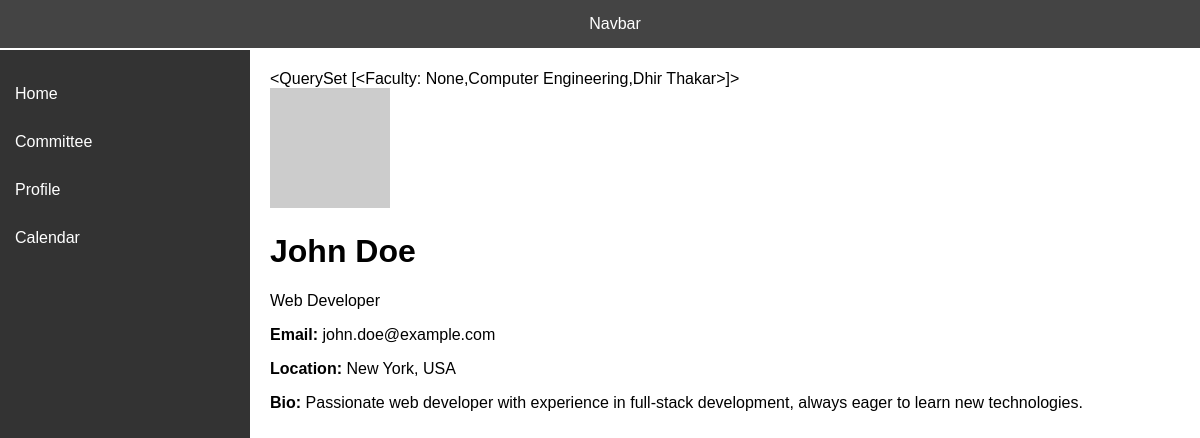
Before: /faculty/profile (signed in) with the older database file.
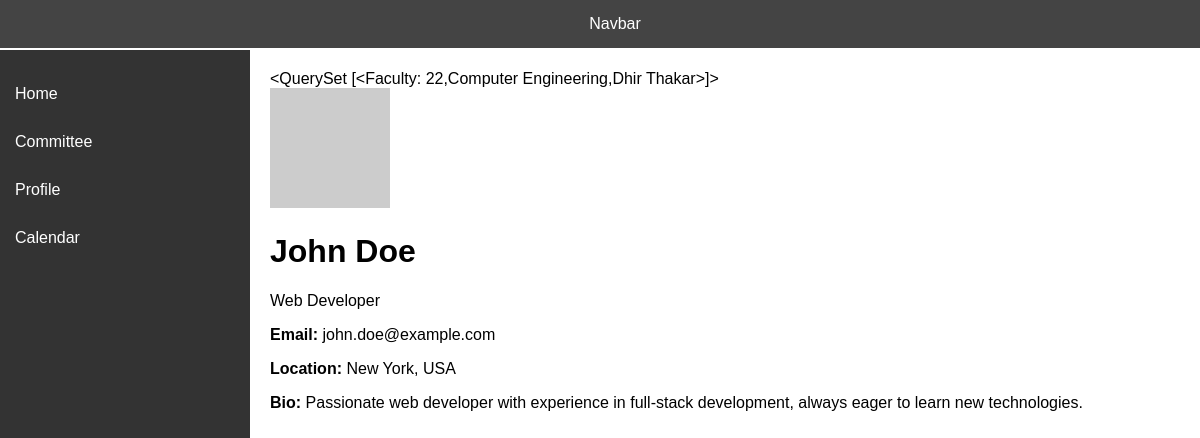
After: the same page with the newer database file.
### faculty/models.py (models this page shows, shortened)
class Faculty(models.Model):
    id = models.OneToOneField(UserProfile, on_delete=models.CASCADE, primary_key=True)
    department = models.CharField(max_length=100)
    designation = models.CharField(max_length=100,null=True,blank=True)
    locked_dates = models.JSONField(null=True,blank=True)
    permissions = models.JSONField(default=list,null=True,blank=True)
    def __str__(self):
        return f"{self.id.ssv_id},{self.department},{self.id.full_name}"

### Login/models.py (models this page shows, shortened)
class UserProfile(models.Model):
    ROLE_CHOICES = (
        ('faculty', 'Faculty'),
        ('core_member', 'Core Member'),
        ('member', 'Member'),
        ('non_participating', 'Non Participating')
    )
    id = models.OneToOneField(settings.AUTH_USER_MODEL, on_delete=models.CASCADE, primary_key=True)
    ssv_id = models.IntegerField(null=True, blank=True, unique=True)  # New field
    full_name = models.CharField(max_length=255)
    role = models.CharField(max_length=20, choices=ROLE_CHOICES,default='non_participating')
    profile_picture = models.ImageField(upload_to='profile_pics/', default='profile_pics/default.jpg',null=True, blank=True)
    created_at = models.DateTimeField(auto_now_add=True)
    updated_at = models.DateTimeField(auto_now=True)

### faculty/views.py (the view)
# urls.py: path('profile', views.profile_view, name='profile'),
def profile_view(request):
    data = Faculty.objects.filter(id=request.user.id)
    return render(request, 'profile.html', {'data': data})

### faculty/templates/profile.html (shortened to what this page needs)
{% extends "base.html" %}
    {% block content %}
    {{data}}
    <div class="profile-container">
        <div class="profile-header">
            <img src="https://via.placeholder.com/120" alt="User Profile Picture">
            <h1>John Doe</h1>
            <p>Web Developer</p>
        </div>
        <div class="profile-info">
            <p><strong>Email:</strong> john.doe@example.com</p>
            <p><strong>Location:</strong> New York, USA</p>
            <p><strong>Bio:</strong> Passionate web developer with experience in full-stack development, always eager to learn new technologies.</p>
        </div>
    </div>
    {% endblock content %}

### faculty/templates/base.html (shortened to what this page needs)
<!DOCTYPE html>
<html lang="en">
<head>
</head>
<body>
    <div class="navbar">Navbar</div>
    <div class="sidebar">
        <a href="#">Home</a>
        <a href="#">Committee</a>
        <a href="/faculty/profile">Profile</a>
        <a href="#">Calendar</a>
    </div>
    <div class="content">
        {% block content %}{% endblock content %}
    </div>
</body>
</html>

### faculty/templates/base.html (style rules this page uses)
body { margin: 0; font-family: Arial, sans-serif; display: flex; flex-direction: column; }
.navbar { width: 100%; background-color: #444; padding: 15px; color: white; text-align: center; position: fixed; top: 0; left: 0; z-index: 1000; }
.sidebar { width: 250px; height: 100vh; background-color: #333; color: white; padding-top: 20px; position: fixed; top: 50px; }
.sidebar a { display: block; color: white; padding: 15px; text-decoration: none; }
.content { margin-left: 250px; margin-top: 50px; padding: 20px; }

Changed rows visible on the page:
changed through a linked row, Faculty: id_id+department "<QuerySet [<Faculty: None,Computer Engineering,Dhir Thakar>]>" → "<QuerySet [<Faculty: 22,Computer Engineering,Dhir Thakar>]>"
